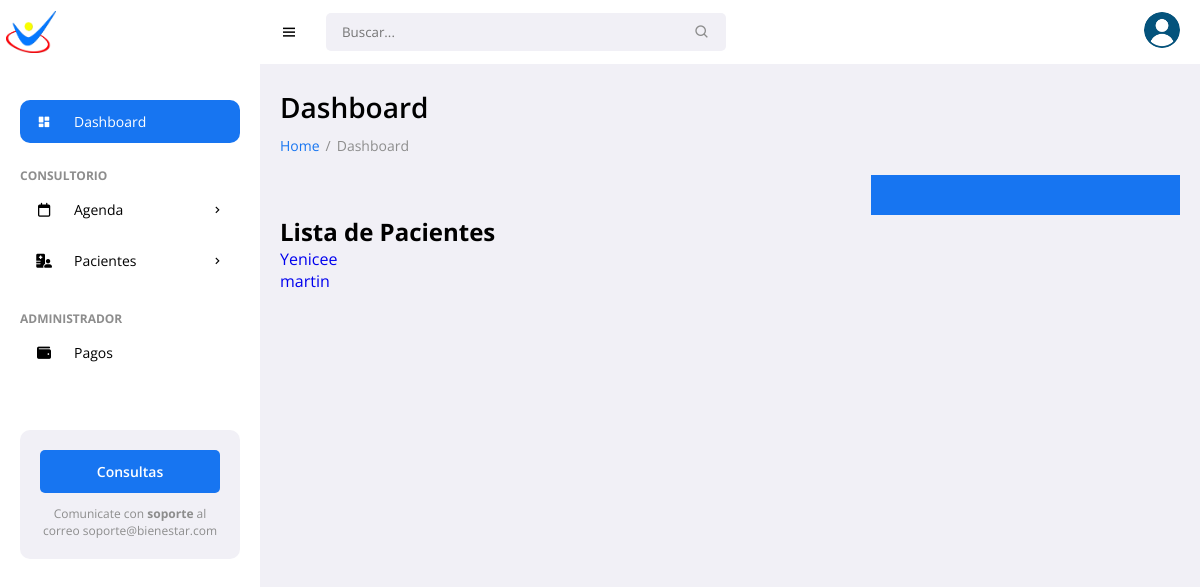
The page / (signed in) on the database as committed earlier.
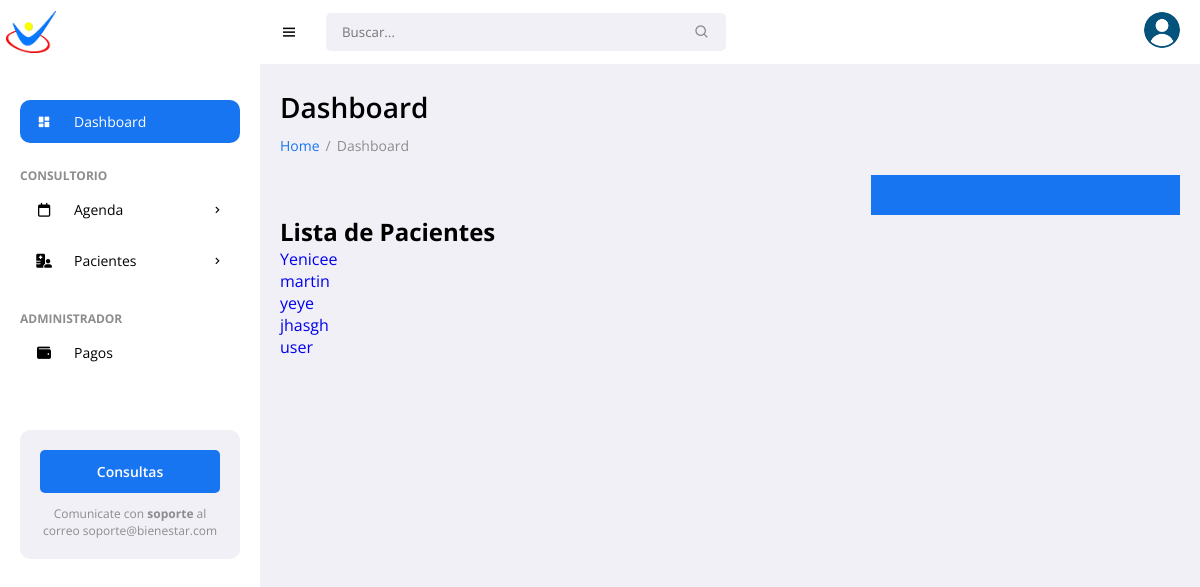
The same page on the database as committed later.
### pacientes/models.py (models this page shows, shortened)
class Patient(models.Model):
    name = models.CharField(max_length=100)
    surname = models.CharField(max_length=100)
    date_of_birth = models.DateField()
    gender = models.CharField(max_length=10, choices=[('M','Male'), ('F','Female')])
    address = models.CharField(max_length=255)
    phone_number = models.CharField(max_length=9)
    email = models.EmailField()
    medical_history = models.TextField(blank=True, null=True) #historial medico
    allergies = models.TextField(blank=True, null=True) #alergias
    emergency_contact_name = models.CharField(max_length=100)
    emergency_contact_phone = models.CharField(max_length=9)
    notes = models.TextField(blank=True, null=True)

### pacientes/views.py (the view)
# urls.py: path('', views.patient_list, name='patient_list'),
@login_required
def patient_list(request):
    patients = Patient.objects.all()
    return render(request, 'pacientes/patient_list.html',{'patients':patients})

### pacientes/templates/pacientes/patient_list.html (shortened to what this page needs)
{% extends 'pacientes/base.html' %}
{% block content %}
    <h1>Lista de Pacientes</h1>
    <ul>
    {% for patient in patients %}
        <li><a href="{% url 'patient_schedule' patient.id %}">{{ patient.name }}</a></li>
    {% empty %}
        <li>No hay pacientes registrados.</li>
    {% endfor %}
    </ul>
{% endblock %}

### pacientes/templates/pacientes/base.html (shortened to what this page needs)
{% load static %}
<!DOCTYPE html>
<html lang="en">
<head>
	<link href='https://unpkg.com/boxicons@2.0.9/css/boxicons.min.css' rel='stylesheet'>
	<link rel="stylesheet" href="https://cdnjs.cloudflare.com/ajax/libs/font-awesome/6.5.2/css/all.min.css">
	<link rel="stylesheet" href="{% static 'pacientes/css/styles.css' %}">
</head>
<body>
	<section id="sidebar">
		<a href="#" class="brand"><img src="{% static 'pacientes/images/min_logo.png' %}" alt="" style="width: 50px;"></a>
		<ul class="side-menu">
			<li><a href="#" class="active"><i class='bx bxs-dashboard icon' ></i> Dashboard</a></li>
			<li class="divider" data-text="Consultorio"></li>
			<li>
				<a href="#"><i class="fa-regular fa-calendar icon"></i>Agenda <i class='bx bx-chevron-right icon-right' ></i></a>
			</li>
			<li>
				<a href="#"><i class="fa-solid fa-hospital-user icon"></i> Pacientes <i class='bx bx-chevron-right icon-right' ></i></a>
			</li>
			<li class="divider" data-text="Administrador"></li>
			<li><a href="#"><i class="fa-solid fa-wallet icon"></i> Pagos</a></li>
		</ul>
		<div class="ads">
			<div class="wrapper">
				<a href="mailto:soporteit@ingenieriaterra.com.ar" class="btn-upgrade">Consultas</a>
				<p>Comunicate con <span>soporte</span> al correo soporte@bienestar.com</p>
			</div>
		</div>
	</section>
	<section id="content">
		<nav>
			<i class='bx bx-menu toggle-sidebar' ></i>
			<form action="#">
				<div class="form-group">
					<input type="text" placeholder="Buscar...">
					<i class='bx bx-search icon' ></i>
				</div>
			</form>
			<div class="profile">
				<img src="{% static 'pacientes/images/usuario.png' %}" alt="">
			</div>
		</nav>
		<main>
			<h1 class="title">Dashboard</h1>
			<ul class="breadcrumbs">
				<li><a href="#">Home</a></li>
				<li class="divider">/</li>
				<li><a href="#" class="active">Dashboard</a></li>
			</ul>
			<div class="content-container">
				<div class="left-column">
				</div>
				<div class="right-column">
				</div>
			</div>
			  <div class="main-content">
                {% block content %}{% endblock %}
            </div>
		</main>
</body>
</html>

### pacientes/static/pacientes/css/styles.css (style rules this page uses)
* { font-family: 'Open Sans', sans-serif; margin: 0; padding: 0; box-sizing: border-box; }
:root { --grey: #F1F0F6; --dark-grey: #8D8D8D; --light: #fff; --dark: #000; --green: #81D43A; --light-green: #E3FFCB; --blue: #1775F1; --light-blue: #D0E4FF; --dark-blue: #0C5FCD; --red: #FC3B56; }
html { overflow-x: hidden; }
body { background: var(--grey); overflow-x: hidden; }
a { text-decoration: none; }
h1 { color: #000; }
li { list-style: none; }
#sidebar { position: fixed; max-width: 260px; width: 100%; background: var(--light); top: 0; left: 0; height: 100%; overflow-y: auto; scrollbar-width: none; transition: all .3s ease; z-index: 200; }
#sidebar .brand { font-size: 24px; display: flex; align-items: center; height: 64px; font-weight: 700; color: var(--blue); position: sticky; top: 0; left: 0; z-index: 100; background: var(--light); transition: all .3s ease; padding: 0 6px; }
#sidebar .icon { min-width: 48px; display: flex; justify-content: center; align-items: center; margin-right: 6px; }
#sidebar .icon-right { margin-left: auto; transition: all .3s ease; }
#sidebar .side-menu { margin: 36px 0; padding: 0 20px; transition: all .3s ease; }
#sidebar .side-menu a { display: flex; align-items: center; font-size: 14px; color: var(--dark); padding: 12px 16px 12px 0; transition: all .3s ease; border-radius: 10px; margin: 4px 0; white-space: nowrap; }
#sidebar .side-menu > li > a.active, #sidebar .side-menu > li > a.active:hover { background: var(--blue); color: var(--light); }
#sidebar .divider { margin-top: 24px; font-size: 12px; text-transform: uppercase; font-weight: 700; color: var(--dark-grey); transition: all .3s ease; white-space: nowrap; }
#sidebar .ads { width: 100%; padding: 20px; }
#sidebar .ads .wrapper { background: var(--grey); padding: 20px; border-radius: 10px; }
#sidebar .btn-upgrade { font-size: 14px; display: flex; justify-content: center; align-items: center; padding: 12px 0; color: var(--light); background: var(--blue); transition: all .3s ease; border-radius: 5px; font-weight: 600; margin-bottom: 12px; }
#sidebar .ads .wrapper p { font-size: 12px; color: var(--dark-grey); text-align: center; }
#sidebar .ads .wrapper p span { font-weight: 700; }
#content { position: relative; width: calc(100% - 260px); left: 260px; transition: all .3s ease; }
nav { background: var(--light); height: 64px; padding: 0 20px; display: flex; align-items: center; grid-gap: 28px; position: sticky; top: 0; left: 0; z-index: 100; }
nav .toggle-sidebar { font-size: 18px; cursor: pointer; }
nav form { max-width: 400px; width: 100%; margin-right: auto; }
nav .form-group { position: relative; }
nav .form-group input { width: 100%; background: var(--grey); border-radius: 5px; border: none; outline: none; padding: 10px 36px 10px 16px; transition: all .3s ease; }
nav .form-group .icon { position: absolute; top: 50%; transform: translateY(-50%); right: 16px; color: var(--dark-grey); }
nav .profile { position: relative; }
nav .profile img { width: 36px; height: 36px; border-radius: 50%; object-fit: cover; cursor: pointer; }
main { width: 100%; padding: 24px 20px 20px 20px; }
main .title { font-size: 28px; font-weight: 600; margin-bottom: 10px; }
main .breadcrumbs { display: flex; grid-gap: 6px; }
main .breadcrumbs li, main .breadcrumbs li a { font-size: 14px; }
main .breadcrumbs li a { color: var(--blue); }
main .breadcrumbs li a.active, main .breadcrumbs li.divider { color: var(--dark-grey); pointer-events: none; }
.content-container { display: flex; gap: 20px; margin-top: 20px; }
.left-column { width: 65%; }
.right-column { width: 35%; padding: 20px; background-color: var(--blue); }

Rows that differ between the two databases and show on the page:
added Patient: name "yeye"
added Patient: name "jhasgh"
added Patient: name "user"
